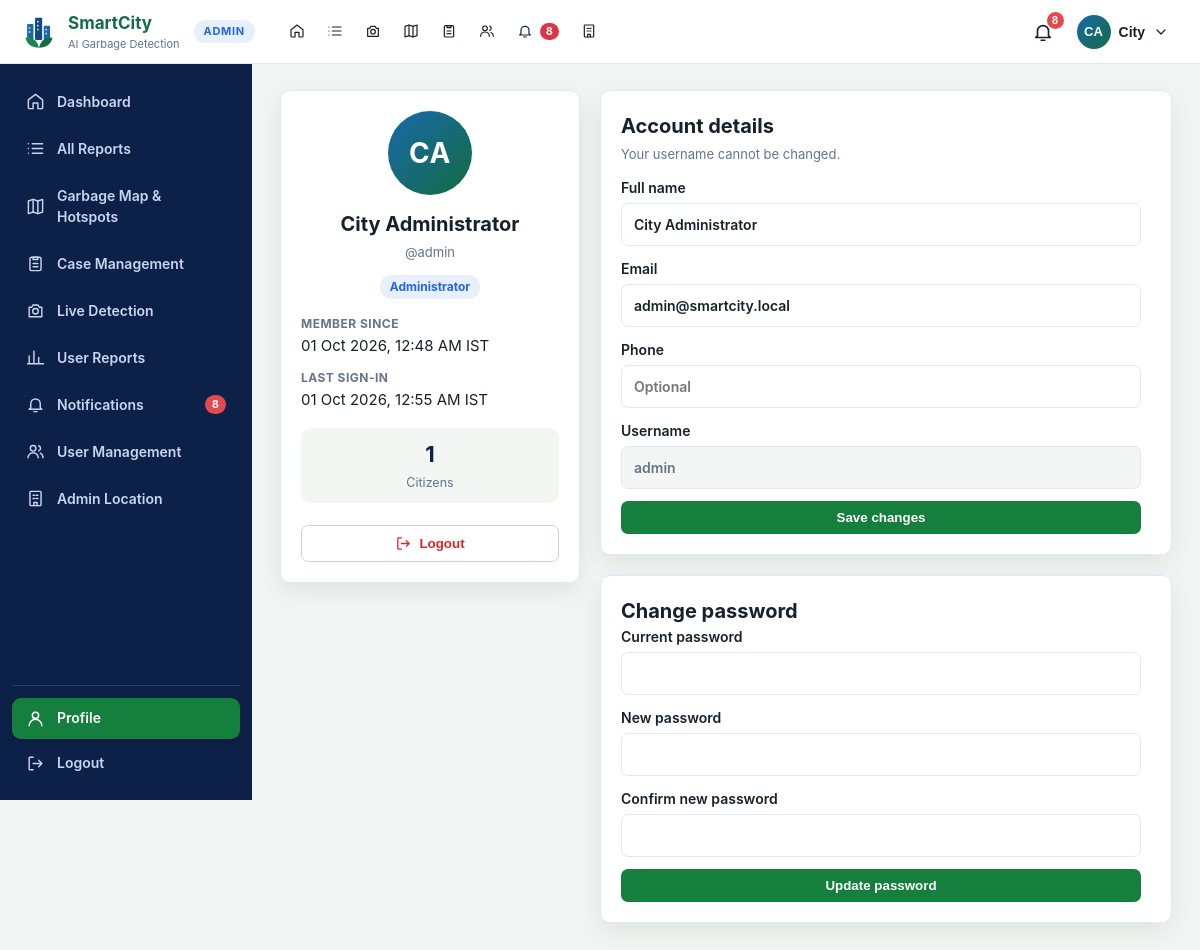
Screenshot of /profile (signed in) with the database file from the repository.
### tables this page shows
CREATE TABLE users (
    id INTEGER PRIMARY KEY AUTOINCREMENT,
    username TEXT NOT NULL UNIQUE COLLATE NOCASE,
    email TEXT UNIQUE COLLATE NOCASE,
    full_name TEXT NOT NULL,
    phone TEXT,
    password_hash TEXT NOT NULL,
    role TEXT NOT NULL DEFAULT 'user' CHECK(role IN ('admin', 'user', 'staff')),
    is_active INTEGER NOT NULL DEFAULT 1,
    created_at TEXT NOT NULL DEFAULT CURRENT_TIMESTAMP,
    last_login_at TEXT
);

### app/main.py (the view, shortened to what this page needs)
    @app.route("/profile", methods=["GET", "POST"])
    @login_required
    def profile():
        errors = []
        summary = None if (is_admin() or g.user["role"] == auth.ROLE_STAFF) else db.user_summary(app.config["DATABASE"], g.user["id"])
        return render_template("profile.html", errors=errors, summary=summary,
                               total_users=db.count_users(app.config["DATABASE"], "user") if is_admin() else None)

### app/auth.py (called while the page is built)
def initials(name: str | None) -> str:
    parts = [p for p in (name or "").split() if p]
    if not parts:
        return "?"
    if len(parts) == 1:
        return parts[0][:2].upper()
    return (parts[0][0] + parts[-1][0]).upper()

def login_required(view):
    @wraps(view)
    def wrapped(*args, **kwargs):
        if g.user is None:
            if request.path.startswith("/api/"):
                return {"ok": False, "error": "Please sign in to continue."}, 401
            next_url = request.full_path.rstrip("?") if request.method == "GET" else None
            login_endpoint = LOGIN_ENDPOINTS[area_for_path(request.path)]
            return redirect(url_for(login_endpoint, next=next_url))
        return view(*args, **kwargs)
    return wrapped

### app/database/db.py (called while the page is built)
@contextmanager
def connect(database_path: str | Path):
    connection = sqlite3.connect(database_path)
    connection.row_factory = sqlite3.Row
    connection.execute("PRAGMA foreign_keys = ON")
    try:
        yield connection
        connection.commit()
    except Exception:
        connection.rollback()
        raise
    finally:
        connection.close()

def _notification_scope(audience, user_id):
    if audience == "user":
        return "n.audience = 'user' AND d.user_id = ?", [user_id]
    if audience == "staff":
        return (
            "n.audience = 'staff' AND c.assignee_id IN (SELECT id FROM assignees WHERE user_id = ?)",
            [user_id],
        )
    return "n.audience = 'admin'", []

def unread_notification_count(database_path, audience="admin", user_id=None):
    where, params = _notification_scope(audience, user_id)
    with connect(database_path) as connection:
        return connection.execute(
            f"""SELECT COUNT(*) FROM notifications n
                JOIN cases c ON c.id = n.case_id
                JOIN detections d ON d.id = c.detection_id
                WHERE n.is_read = 0 AND {where}""",
            params,
        ).fetchone()[0]

def get_user(database_path, user_id):
    if user_id is None:
        return None
    with connect(database_path) as connection:
        return connection.execute("SELECT * FROM users WHERE id = ?", (user_id,)).fetchone()

def count_users(database_path, role=None):
    with connect(database_path) as connection:
        if role:
            return connection.execute("SELECT COUNT(*) FROM users WHERE role = ?", (role,)).fetchone()[0]
        return connection.execute("SELECT COUNT(*) FROM users").fetchone()[0]

### app/templates/profile.html (shortened to what this page needs)
{% extends layout %}{% from '_icons.html' import icon %}
{% block content %}
<section class="profile-layout">
  <aside class="panel profile-card"><span class="avatar xl">{{ user_initials }}</span><h2>{{ current_user['full_name'] }}</h2><p class="muted-note">@{{ current_user['username'] }}</p><span class="pill {{ 'progress' if is_admin else 'resolved' }}">{{ 'Administrator' if is_admin else 'Citizen' }}</span>
    <dl class="profile-facts"><dt>Member since</dt><dd>{{ current_user['created_at']|india_datetime }}</dd><dt>Last sign-in</dt><dd>{{ current_user['last_login_at']|india_datetime if current_user['last_login_at'] else 'This is your first sign-in' }}</dd></dl>
    {% if summary %}<div class="mini-stats"><div><b>{{ summary['total'] }}</b><small>Reports</small></div><div><b>{{ summary['pending'] + summary['in_progress'] }}</b><small>Open</small></div><div><b>{{ summary['resolved'] }}</b><small>Resolved</small></div></div><a class="button wide" href="{{ url_for('my_reports') }}">View my reports</a>{% elif is_admin %}<div class="mini-stats"><div><b>{{ total_users }}</b><small>Citizens</small></div></div>{% endif %}
    <form method="post" action="{{ url_for('logout') }}"><button class="button wide outline-danger" type="submit">{{ icon('logout', 17) }} Logout</button></form></aside>
  <div>
    <section class="panel"><h2>Account details</h2><p class="muted-note">Your username cannot be changed.</p>{% for e in errors %}<div class="alert error">{{ e }}</div>{% endfor %}
      <form method="post" class="stack-form"><label>Full name<input name="full_name" value="{{ request.form.get('full_name', current_user['full_name']) }}" required maxlength="80"></label><label>Email<input type="email" name="email" value="{{ request.form.get('email', current_user['email'] or '') }}" placeholder="you@example.com"></label><label>Phone<input name="phone" value="{{ request.form.get('phone', current_user['phone'] or '') }}" placeholder="Optional"></label><label>Username<input value="{{ current_user['username'] }}" disabled></label><button class="button" type="submit">Save changes</button></form></section>
    <section class="panel" id="password"><h2>Change password</h2>
      <form method="post" action="{{ url_for('change_password') }}" class="stack-form"><label>Current password<input type="password" name="current_password" autocomplete="current-password" required></label><label>New password<input type="password" name="new_password" autocomplete="new-password" minlength="6" required></label><label>Confirm new password<input type="password" name="confirm_password" autocomplete="new-password" minlength="6" required></label><button class="button" type="submit">Update password</button></form></section>
  </div>
</section>
{% endblock %}

### app/templates/_profile_menu.html (shortened to what this page needs)
{% from '_icons.html' import icon %}
{% if current_user %}
<div class="profile-menu" data-dropdown>
  <button class="profile-trigger" type="button" data-dropdown-toggle aria-haspopup="menu" aria-expanded="false" aria-label="Account menu">
    <span class="avatar">{{ user_initials }}</span>
    <span class="profile-name">{{ current_user['full_name'].split()[0] }}</span>
    {{ icon('chevron', 16) }}
  </button>
</div>
{% else %}
<div class="auth-links"><a class="button secondary" href="{{ url_for('login') }}">Login</a><a class="button" href="{{ url_for('register') }}">Register</a></div>
{% endif %}

### app/static/css/mobile-app.css (style rules this page uses)
html { -webkit-text-size-adjust:100%;text-size-adjust:100%;-webkit-tap-highlight-color:transparent }
body { padding-left:env(safe-area-inset-left);padding-right:env(safe-area-inset-right);overflow-x:hidden }
.panel,.table-wrap,.table-scroll { overflow-x:auto }

### app/static/css/app.css (style rules this page uses)
:root { --green:#146c43;--green2:#198754;--blue:#1769aa;--amber:#c97805;--red:#bd3039;--ink:#25332d;--muted:#69766f;--bg:#f5f7f5;--card:#fff;--line:#dfe6e1;--shadow:0 3px 12px #1a30200d }
* { box-sizing:border-box }
body { margin:0;background:var(--bg);color:var(--ink);font:15px/1.5 Arial,Segoe UI,sans-serif }
.button,.danger { display:inline-flex;justify-content:center;align-items:center;gap:7px;border:0;border-radius:6px;background:var(--green2);color:#fff;padding:10px 15px;font-weight:700;text-decoration:none;cursor:pointer }
.panel,.stat-grid article { background:var(--card);border:1px solid var(--line);border-radius:8px;box-shadow:var(--shadow) }
.panel { padding:22px;margin-bottom:20px }
.panel h2 { margin:0;font-size:20px }
.panel-heading p,small { color:var(--muted) }
input,select { max-width:100%;border:1px solid #cbd7cf;border-radius:6px;padding:10px;background:#fff;color:var(--ink) }

### app/static/css/final-ui.css (style rules this page uses)
:root { --green:#064e3b;--green2:#15803d;--blue:#2563eb;--amber:#f59e0b;--red:#dc2626;--ink:#17212b;--muted:#64748b;--bg:#f5f7f6;--line:#e2e8f0;--shadow:0 8px 24px rgba(15,42,30,.08) }
body { font-family:Inter,ui-sans-serif,system-ui,-apple-system,"Segoe UI",sans-serif;color:var(--ink);background:var(--bg) }
.button { border-radius:7px;padding:9px 14px;background:#15803d;box-shadow:none }
.panel { border-radius:10px;padding:20px;box-shadow:var(--shadow) }
.wide { width:100%;margin-top:14px }

### app/static/css/final-polish.css (style rules this page uses)
body { background:linear-gradient(145deg,#f7fbf8 0%,#f3f9ff 54%,#f8fcf7 100%) }

### app/static/css/portal.css (style rules this page uses)
:root { --navy:#0d2148;--navy2:#132b5c;--sky:#e6f0fb }
.avatar { display:inline-grid;place-items:center;width:34px;height:34px;border-radius:50%;background:linear-gradient(135deg,#1769aa,#146c43);color:#fff;font-weight:700;font-size:13px;letter-spacing:.02em;flex:0 0 auto }
.avatar.xl { width:84px;height:84px;font-size:28px;margin:0 auto 10px }
.profile-menu { position:relative }
.profile-trigger { display:flex;align-items:center;gap:8px;background:none;border:1px solid transparent;border-radius:99px;padding:4px 10px 4px 4px;cursor:pointer;color:var(--ink);font:600 14px/1 Arial,sans-serif }
.pill { display:inline-block;border-radius:99px;padding:3px 10px;font-size:12px;font-weight:700;white-space:nowrap }
.pill.progress { background:#e6f0fb;color:var(--blue) }
.button.wide { width:100%;margin-top:10px }
.button.outline-danger { background:#fff;color:var(--red);border:1px solid #f0c5c8 }
.muted-note { color:var(--muted);font-size:13px;margin:4px 0 12px }
.inline-form input,.stack-form input,.loc-form input { border:1px solid var(--line);border-radius:7px;padding:10px 12px;font:inherit;background:#fff;width:100% }
.stack-form,.loc-form { display:flex;flex-direction:column;gap:12px;max-width:520px }
.stack-form label,.loc-form label { display:flex;flex-direction:column;gap:5px;font-weight:600;font-size:14px }
.stack-form input:disabled { background:#f3f6f4;color:var(--muted) }
.profile-layout { display:grid;grid-template-columns:300px minmax(0,1fr);gap:20px;align-items:start }
.profile-card { text-align:center }
.profile-card h2 { margin:4px 0 0 }
.profile-facts { text-align:left;margin:16px 0 }
.profile-facts dt { font-size:12px;font-weight:700;text-transform:uppercase;color:var(--muted);letter-spacing:.04em }
.profile-facts dd { margin:2px 0 12px }
.mini-stats { display:flex;gap:8px;margin:12px 0 }
.mini-stats div { flex:1;background:#f3f7f4;border-radius:10px;padding:10px 4px }
.mini-stats b { display:block;font-size:22px;color:var(--navy) }
.mini-stats small { color:var(--muted) }
.admin-body { background:#f1f5f3 }
.admin-content .panel { margin-bottom:20px }

### rows the page displays
users: full_name "City", full_name "City Administrator", username "admin", created_at|india_datetime "01 Oct 2026, 12:48 AM IST", last_login_at|india_datetime "01 Oct 2026, 12:55 AM IST", email "admin@smartcity.local"

### other values shown
{{ unread_notifications }} "8"
{{ user_initials }} "CA"
{{ label }} "Dashboard" "All Reports" "Garbage Map & Hotspots" "Case Management" "Live Detection" "User Reports" "Notifications" "User Management" "Admin Location"
{{ 'Administrator' if is_admin else 'Citizen' }} "Administrator"
{{ total_users }} "1"
